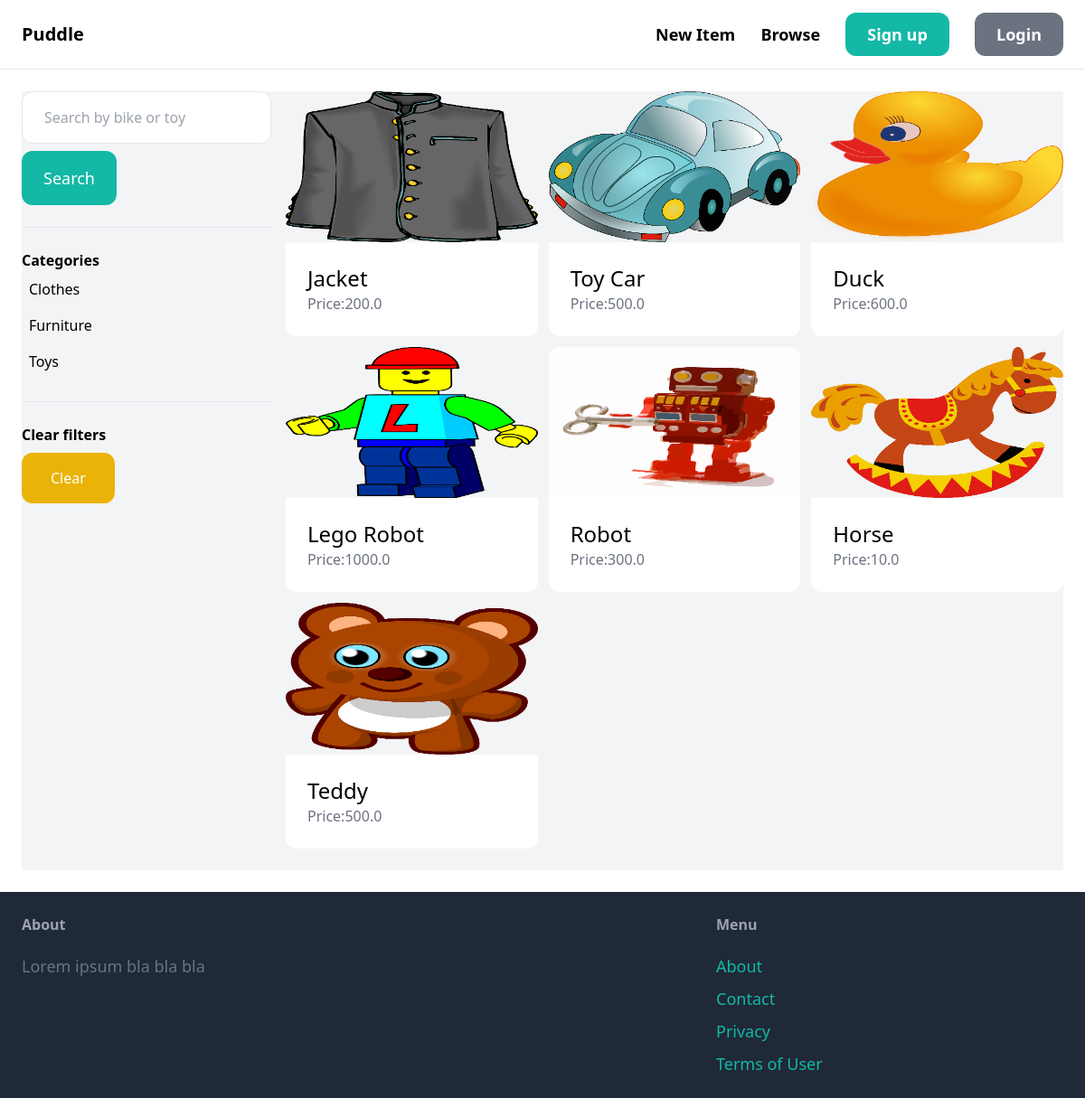
The app's page /items/ with its own data.
### item/models.py (models this page shows, shortened)
class Category(models.Model):
    name=models.CharField(max_length=255)
    class Meta:
        ordering =('name',)
        verbose_name_plural="Categories"

class Item(models.Model):
    category=models.ForeignKey(Category,related_name='items',on_delete=models.CASCADE)
    name=models.CharField(max_length=255)
    description=models.TextField(blank=True, null=True)
    price=models.FloatField()
    image=models.ImageField(upload_to='items_images',blank=True,null=True)
    is_sold=models.BooleanField(default=False)
    created_by=models.ForeignKey(User,related_name='items',on_delete=models.CASCADE)
    created_at=models.DateTimeField(auto_now_add=True)

### item/views.py (the view)
# urls.py: path('',views.items,name='items'),
def items(request):
    query=request.GET.get('query','')
    category_id=request.GET.get('category', 0)
    categories=Category.objects.all()
    items = Item.objects.filter(is_sold=False)
    if category_id:
        items=items.filter(category_id=category_id)
    if query:
        items=items.filter(Q(name__icontains=query)| Q(description__icontains=query))
    return render(request,'item/items.html',{
        'items':items,
        'query':query,
        'categories':categories,
        'category_id':int(category_id)
        })

### item/templates/item/items.html (shortened to what this page needs)
{% extends 'core/base.html' %}
{% block content %}
<div class="pb-6 grid grid-cols-4 gap-4 bg-gray-100">
    <div class="col-span-1">
        <form method="get" action="{% url 'item:items' %}">
            <input name="query" class="w-full py-4 px-6 border rounded-xl" type="text" value="{{query}}" placeholder="Search by bike or toy">
            <button class="mt-2 py-4 px-6 text-lg bg-teal-500 text-white rounded-xl">Search</button>
        </form>
        <hr class="my-6">
        <p class="font-semibold">Categories</p>
        <ul>
            {% for category in categories %}
            <li class="py-2 px-2 rounded-xl{% if category.id == category_id %} bg-gray-200{% endif %}">
                <a href="{% url 'item:items' %}?query={{query}}&&category={{category.id}}">{{category.name}}</a>
            </li>
            {% endfor %}
        </ul>
        <hr class="my-6">
        <p class="font-semibold">Clear filters</p>
        <ul>
            <li><a href="{% url 'item:items' %}" class="mt-2 py-4 px-8 inline-block bg-yellow-500 rounded-xl text-white">Clear</a></li>
        </ul>
    </div>
    <div class="col-span-3">
        <div class="grid grid-cols-3 gap-3">
            {% for item in items %}
            <div>
                <a href="{% url 'item:detail' item.id %}">
                    <div>
                        <img src="{{item.image.url}}" class ="rounded-t-xl">
                    </div>
                    <div class ="p-6 bg-white rounded-b-xl">
                        <h2 class="text-2xl">{{item.name}}</h2>
                        <p class="text-gray-500">Price:{{item.price}}</p>
                    </div>
                </a>
            </div>
            {% endfor %}
        </div>
    </div>
</div>
{% endblock %}

### records on screen
Category: name "Clothes"
Category: name "Furniture"
Category: name "Toys"
Item: image (picture), name "Jacket", price "200.0"
Item: image (picture), name "Toy Car", price "500.0"
Item: image (picture), name "Duck", price "600.0"
Item: image (picture), name "Lego Robot", price "1000.0"
Item: image (picture), name "Robot", price "300.0"
Item: image (picture), name "Horse", price "10.0"
Item: image (picture), name "Teddy", price "500.0"
